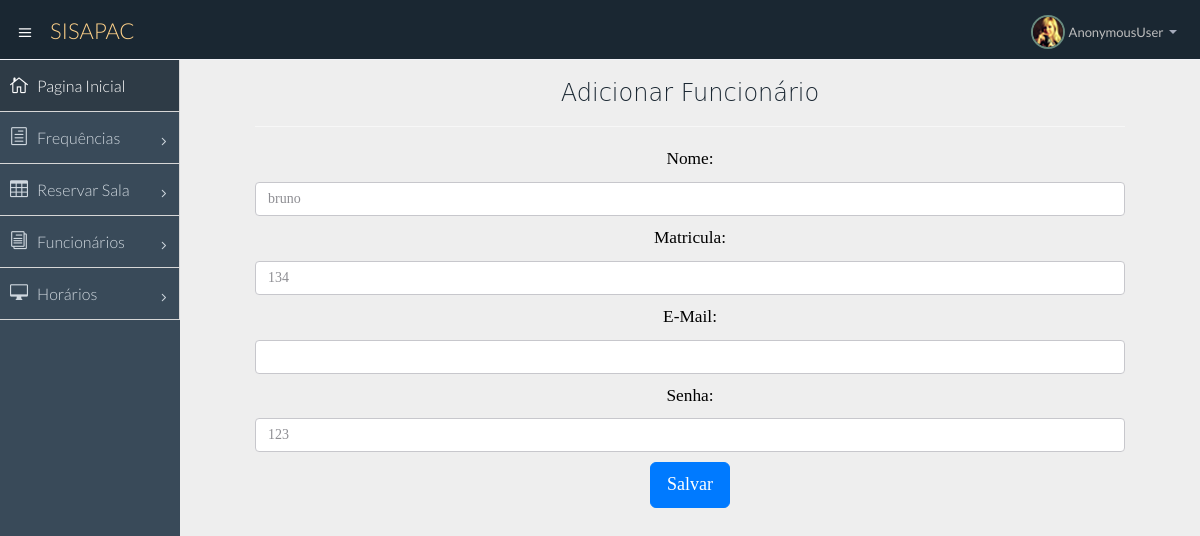
/funcionario/update/3, run on an earlier commit of the app's database.
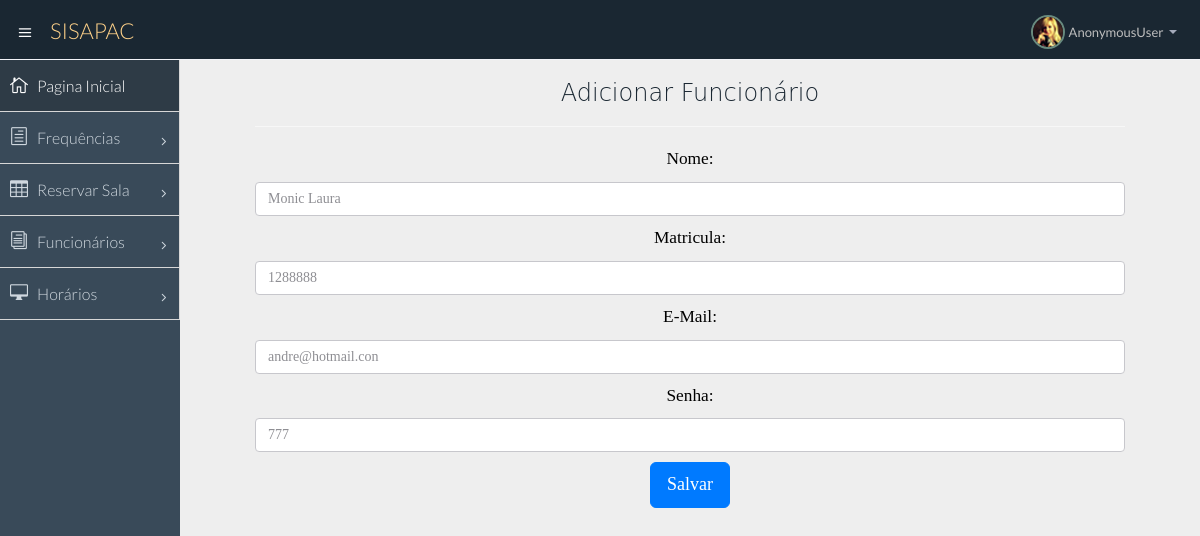
And on a later commit of the database.
### appsispac/models.py (models this page shows, shortened)
class Funcionario(User):
    nome = models.CharField("Nome", max_length=200)
    matricula = models.IntegerField("Matricula",unique=False)
    Email = models.EmailField("E-Mail", max_length=200)
    senha = models.CharField(max_length=32)

### appsispac/views.py (the view)
# urls.py: url(r'^funcionario/update/(?P<pk>\d+)$', funcionario_update, name='funcionario_update'),
def funcionario_update(request,pk):
    funcionario = Funcionario.objects.get(id=pk)
    if(request.method=='POST'):
        form=FuncionarioForm(request.POST,instance=funcionario)
        if (form.is_valid()):
            form.save()
            return redirect('funcionario_list')
    else:
        form=FuncionarioForm(instance=funcionario)
    dados ={'form':form,'funcionario':funcionario}
    return render(request,'funcionario/funcionario_form.html',dados)

### appsispac/forms.py
class FuncionarioForm(ModelForm):
    class Meta:
        model = Funcionario
        fields=('nome','matricula','Email','senha')

### templates/funcionario/funcionario_form.html (shortened to what this page needs)
{% extends 'base.html' %}
{% load widget_tweaks %}
{% block conteudo %}
    <h3>Adicionar Funcionário</h3>
    <hr>
     <form method="POST" class="form form-group" role="form">
        {% for field in form %}
            <p><label for="{{ field.name }}">{{ field.label_tag }}</label>
            {{ field |add_class:'form-control'}}
            </p>
        {% endfor %}
        <input type="submit" class="btn btn-primary btn-lg" value="Salvar">
    </form>
{% endblock %}

What changed in the data, as far as the page shows it:
changed Funcionario: nome "bruno" → "Monic Laura"; matricula "134" → "1288888"; Email (not shown) → "andre@hotmail.con"; senha "123" → "777"
